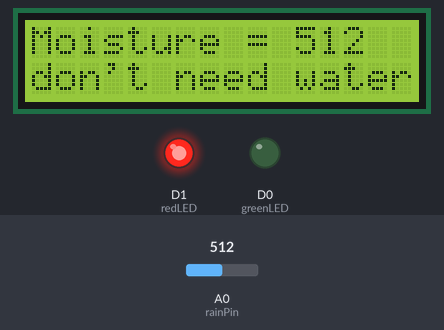
Recording of a sketch running on a simulated ESP8266 (NodeMCU). On the bench: 16×2 character LCD, output pins drawn as LEDs (lit = HIGH). Inputs (shaded band) come from the test bench; at power-on: A0 (rainPin) = 512. What the sketch prints to the serial monitor is not drawn.

Above: at 1.2 s.
1.3 s: A0 (rainPin) set to 883
At 2.8 s:
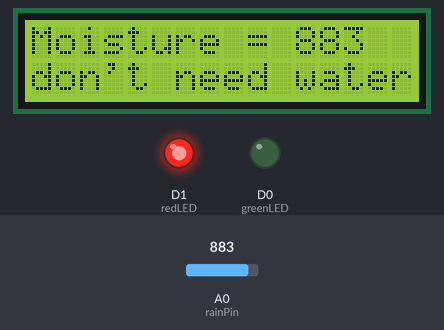
3.1 s: A0 (rainPin) set to 910
At 3.8 s:
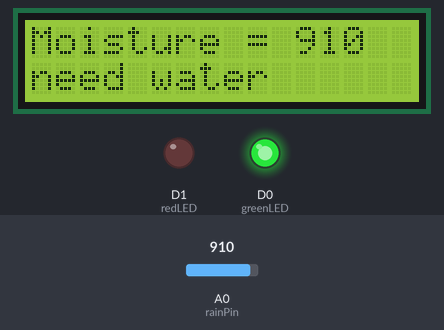
4.7 s: A0 (rainPin) set to 900
At 5.9 s:
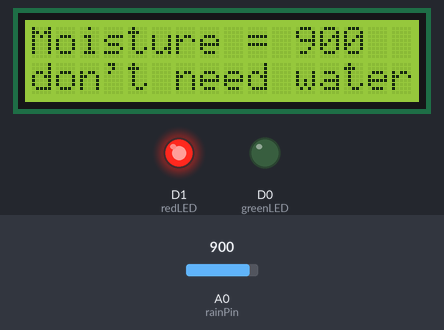
Timing chart, 0 to 7.7 s (numbered marks = the images above; inputs shaded):
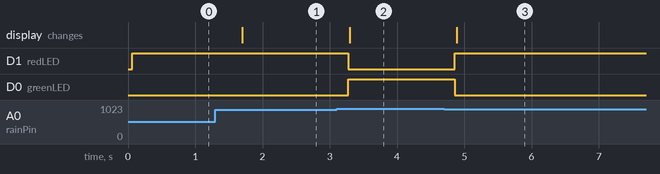

Measured:
- the behaviour switches between 900 and 901 on A0 (rainPin) (found by bisection; images 1 and 2)
- after the input at 1.3 s, the display: changes after 0.40 s (image 1)
- after the input at 3.1 s, D1 (redLED): HIGH → LOW after 0.17 s; D0 (greenLED): LOW → HIGH after 0.17 s; the display: changes after 0.20 s (image 2)
- after the input at 4.7 s, D1 (redLED): LOW → HIGH after 0.16 s; D0 (greenLED): HIGH → LOW after 0.16 s; the display: changes after 0.19 s (image 3)

The sketch:

water.ino
```cpp
#include <LiquidCrystal_I2C.h>
LiquidCrystal_I2C lcd(0x3F, 16, 2);
#define rainPin A0
#define greenLED D0
#define redLED D1

int threshoIdValue = 900;
void setup() {
  lcd.begin(D3, D4);
  lcd.backlight();
  pinMode(rainPin, INPUT);
  pinMode(greenLED, OUTPUT);
  pinMode(redLED, OUTPUT);
  Serial.begin(9600);
  digitalWrite(greenLED, 1);
  digitalWrite(redLED, 1);
}

void loop() {
  int sensorValue = analogRead(rainPin);
  Serial.println(sensorValue);
  lcd.clear();
  if (sensorValue > threshoIdValue) {
    Serial.println("need water");
    digitalWrite(greenLED, 1);
    digitalWrite(redLED, 0);
    lcd.home();
    lcd.print("Moisture = ");
    lcd.print(sensorValue);
    lcd.setCursor(0, 1);
    lcd.print("need water");
  } else {
    Serial.println("NO");
    digitalWrite(greenLED, 0);
    digitalWrite(redLED, 1);
    lcd.home();
    lcd.print("Moisture = ");
    lcd.print(sensorValue);
    lcd.setCursor(0, 1);
    lcd.print("don't need water");
  }
  delay(500);
}
```
